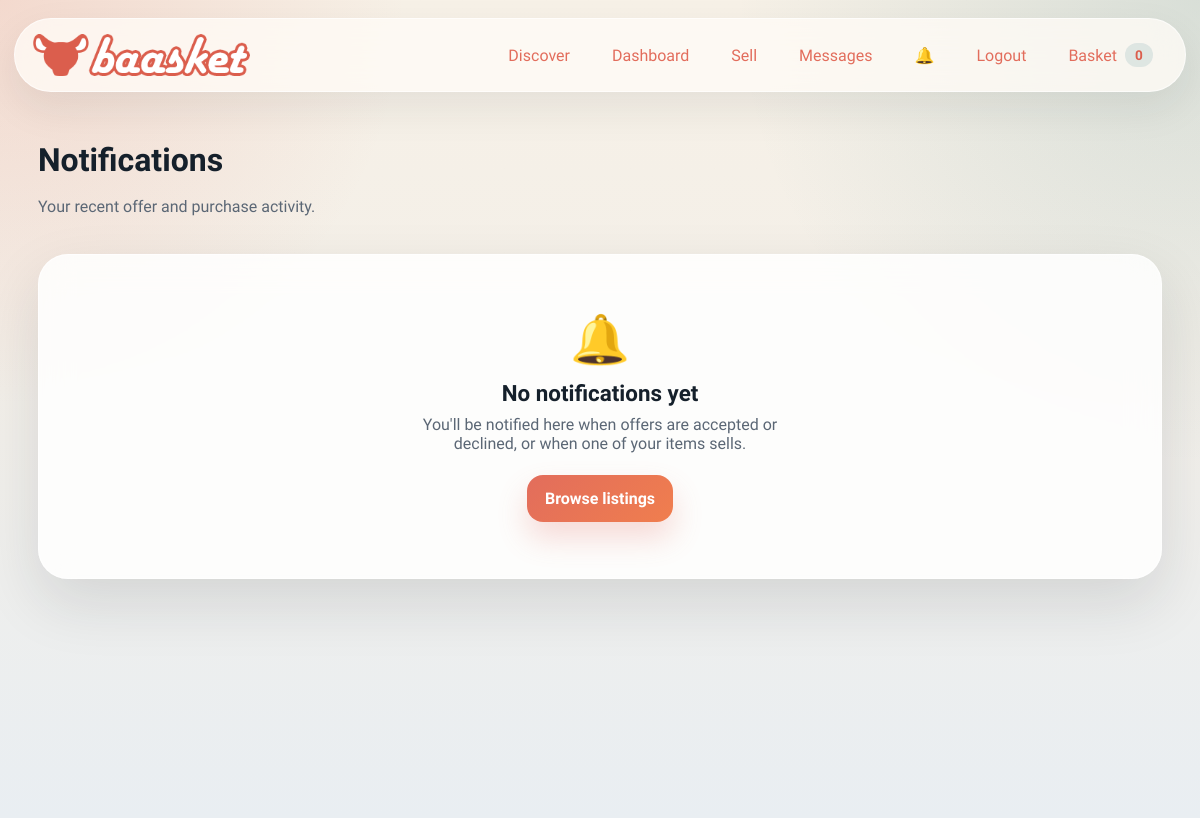
/notifications (signed in), run on an earlier commit of the app's database.
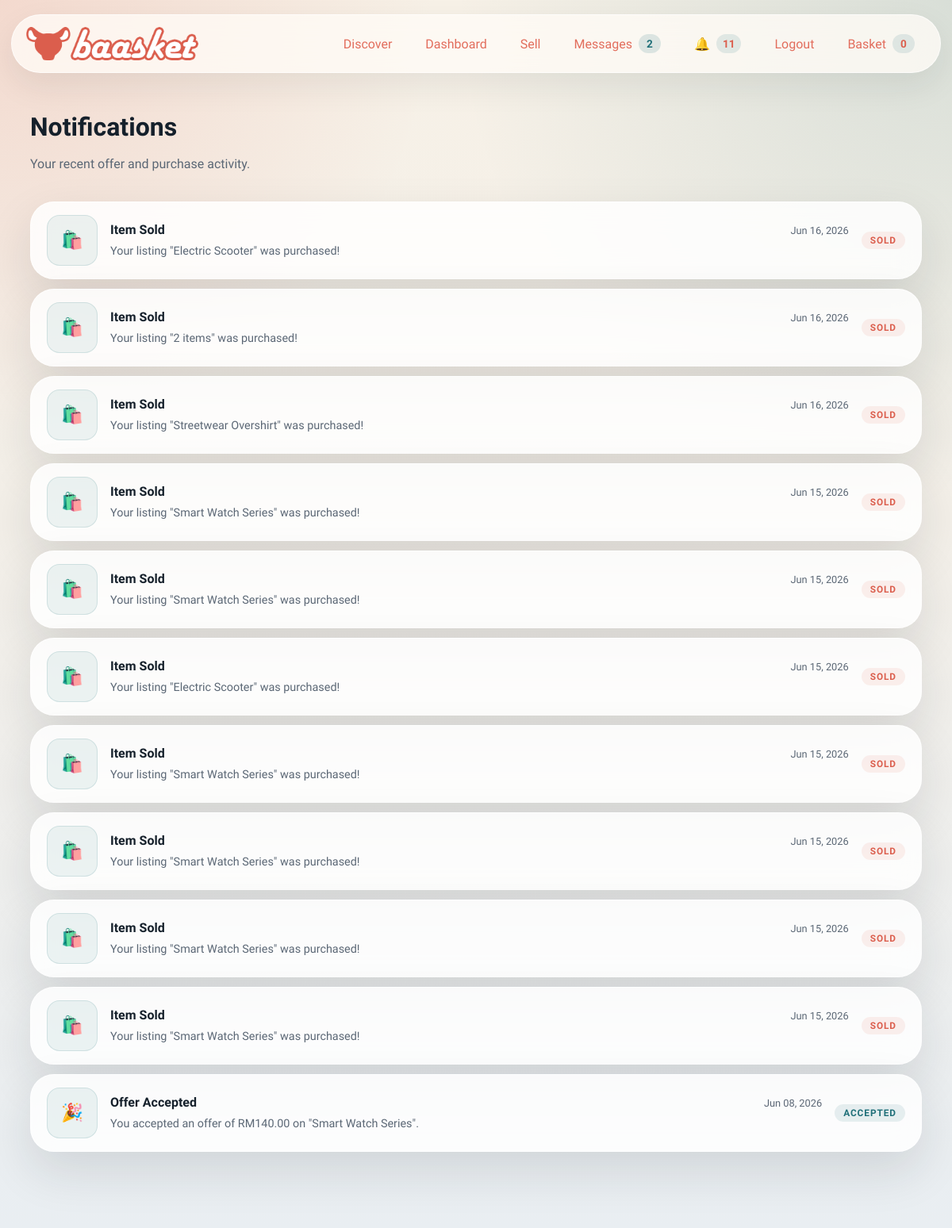
And on a later commit of the database.
### models.py (models this page shows)
class Notification(db.Model):
    __tablename__ = "notification"
    id = db.Column(db.Integer, primary_key=True)
    user_id = db.Column(db.Integer, db.ForeignKey("user.id"), nullable=False, index=True)
    message = db.Column(db.String(255), nullable=False)
    category = db.Column(db.String(40), nullable=False, default="general")
    related_id = db.Column(db.Integer, nullable=True, index=True)
    is_read = db.Column(db.Boolean, nullable=False, default=False)
    created_at = db.Column(db.DateTime, nullable=False, default=datetime.utcnow, index=True)
    user = db.relationship("User", foreign_keys=[user_id], backref="notifications")

### main.py (the view)
	@app.get("/notifications")
	@login_required
	def notifications_view() -> ResponseReturnValue:
		notifs = (
			Notification.query.filter_by(user_id=current_user.id)
			.order_by(Notification.created_at.desc())
			.all()
		)
		for n in notifs:
			n.is_read = True
		db.session.commit()
		return render_template(
			"notifications.html",
			title="Notifications | Baasket",
			notifications=notifs,
		)

### models.py (called while the page is built)
@login_manager.user_loader
def load_user(user_id: str) -> User | None:
    if not user_id.isdigit():
        return None
    return db.session.get(User, int(user_id))

### payment.py (called while the page is built)
    def options(self) -> tuple[dict[str, object], ...]:
        return tuple(
            {
                "code": strategy.code,
                "label": strategy.label,
                "fee_rate": getattr(strategy, "fee_rate", Decimal("0.00")),
            }
            for strategy in self._strategies.values()
        )

### templates/notifications.html
{% extends "base.html" %}
{% block content %}
<section class="section-block">
  <div class="section-heading">
    <div>
      <h2>Notifications</h2>
      <p>Your recent offer and purchase activity.</p>
    </div>
  </div>
  {% if notifications %}
    <div class="inbox-list">
      {% for notif in notifications %}
        <div class="inbox-row card-surface" style="cursor:default;">
          <div class="inbox-thumb-wrap">
            <div class="inbox-thumb inbox-thumb--placeholder" style="font-size:1.4rem;">
              {% if notif.category == "offer_accepted" %}🎉
              {% elif notif.category == "offer_declined" %}❌
              {% elif notif.category == "purchase" %}🛍️
              {% else %}🔔
              {% endif %}
            </div>
          </div>
          <div class="inbox-body">
            <div class="inbox-top">
              <span class="inbox-other">
                {% if notif.category == "offer_accepted" %}Offer Accepted
                {% elif notif.category == "offer_declined" %}Offer Declined
                {% elif notif.category == "purchase" %}Item Sold
                {% else %}Notification
                {% endif %}
              </span>
              <time class="inbox-time">{{ notif.created_at.strftime('%b %d, %Y') }}</time>
            </div>
            <p class="inbox-preview" style="margin-top:4px;">{{ notif.message }}</p>
          </div>
          <div class="inbox-role">
            {% if notif.category == "offer_accepted" %}
              <span class="role-chip role-chip--seller">Accepted</span>
            {% elif notif.category == "offer_declined" %}
              <span class="role-chip">Declined</span>
            {% elif notif.category == "purchase" %}
              <span class="role-chip role-chip--buyer">Sold</span>
            {% endif %}
          </div>
        </div>
      {% endfor %}
    </div>
  {% else %}
    <div class="inbox-empty card-surface">
      <div class="inbox-empty-icon">🔔</div>
      <h3>No notifications yet</h3>
      <p>You'll be notified here when offers are accepted or declined, or when one of your items sells.</p>
      <a href="{{ url_for('index') }}" class="primary-button" style="display:inline-flex; margin-top:12px;">Browse listings</a>
    </div>
  {% endif %}
</section>
{% endblock %}

### templates/base.html (shortened to what this page needs)
<!doctype html>
<html lang="en">
<head>
  <link rel="stylesheet" href="{{ url_for('static', filename='css/styles.css') }}">
</head>
<body>
  <div class="page-shell"></div>
  <header class="topbar">
    <a class="brand" href="{{ url_for('index') }}">
      <img src="{{ brand_logo }}" alt="Baasket logo" class="brand-logo">
    </a>
    <nav class="nav-links">
      <a href="{{ url_for('index') }}">Discover</a>
      {% if current_user.is_authenticated %}
        <a href="{{ url_for('dashboard') }}">Dashboard</a>
        <a href="{{ url_for('sell') }}">Sell</a>
        <a href="{{ url_for('messages_inbox') }}">
          Messages
          {% if chat_count and chat_count > 0 %}
            <span class="pill pill--teal">{{ chat_count }}</span>
          {% endif %}
        </a>
        <a href="{{ url_for('notifications_view') }}">
          &#128276;
          {% if unread_count and unread_count > 0 %}
            <span class="pill pill--red">{{ unread_count }}</span>
          {% endif %}
        </a>
        <a href="{{ url_for('logout') }}">Logout</a>
      {% else %}
        <a href="{{ url_for('login') }}">Login</a>
        <a href="{{ url_for('register') }}">Create account</a>
      {% endif %}
      {% if current_user.is_authenticated %}
        <a href="{{ url_for('cart_view') }}">Basket <span class="pill">{{ cart_count }}</span></a>
      {% endif %}
    </nav>
  </header>
  <main class="app-main">
    {% block content %}{% endblock %}
  </main>
</body>
</html>

What changed in the data, as far as the page shows it:
added Notification: category "Item Sold", created_at "Jun 16, 2026", message "Your listing \"Electric Scooter\" was purchased!"
added Notification: category "Item Sold", created_at "Jun 16, 2026", message "Your listing \"2 items\" was purchased!"
added Notification: category "Item Sold", created_at "Jun 16, 2026", message "Your listing \"Streetwear Overshirt\" was purchased!"
added Notification: category "Item Sold", created_at "Jun 15, 2026", message "Your listing \"Smart Watch Series\" was purchased!"
added Notification: category "Item Sold", created_at "Jun 15, 2026", message "Your listing \"Smart Watch Series\" was purchased!"
added Notification: category "Item Sold", created_at "Jun 15, 2026", message "Your listing \"Electric Scooter\" was purchased!"
added Notification: category "Item Sold", created_at "Jun 15, 2026", message "Your listing \"Smart Watch Series\" was purchased!"
added Notification: category "Item Sold", created_at "Jun 15, 2026", message "Your listing \"Smart Watch Series\" was purchased!"
added Notification: category "Item Sold", created_at "Jun 15, 2026", message "Your listing \"Smart Watch Series\" was purchased!"
added Notification: category "Item Sold", created_at "Jun 15, 2026", message "Your listing \"Smart Watch Series\" was purchased!"
added Notification: category "Offer Accepted", created_at "Jun 08, 2026", message "You accepted an offer of RM140.00 on \"Smart Watch Series\"."
Also different on the page:
{{ chat_count }}: (not shown) → "2"
{{ unread_count }}: (not shown) → "11"
text no longer shown: "🔔 No notifications yet You'll be notified here when offers are accepted or declined, or when one of your items sells. Browse listings"
